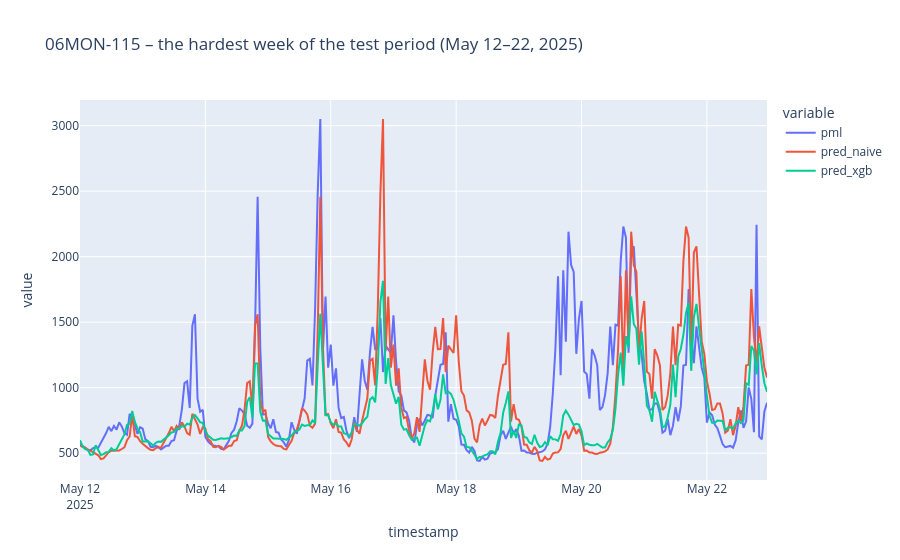

Here is the notebook cell this chart was saved with:
### Code cell
window = one[(one["timestamp"] >= "2025-05-12") & (one["timestamp"] < "2025-05-23")]
px.line(window, x="timestamp", y=[TARGET, "pred_naive", "pred_xgb"],
        title="06MON-115 – the hardest week of the test period (May 12–22, 2025)")

### Figure 1 — Plotly figure (JSON) as saved in the notebook; plotly's stock layout.template omitted (floating-point values rounded to 4 significant figures; data arrays with more than 128 entries replaced by an {"elided": "..."} marker saying what was removed)
{"data": [{"hovertemplate": "variable=pml<br>timestamp=%{x}<br>value=%{y}<extra></extra>", "legendgroup": "pml", "line": {"color": "#636efa", "dash": "solid"}, "marker": {"symbol": "circle"}, "mode": "lines", "name": "pml", "orientation": "v", "showlegend": true, "type": "scatter", "x": {"elided": "264 str values"}, "xaxis": "x", "y": {"elided": "264 float values"}, "yaxis": "y"}, {"hovertemplate": "variable=pred_naive<br>timestamp=%{x}<br>value=%{y}<extra></extra>", "legendgroup": "pred_naive", "line": {"color": "#EF553B", "dash": "solid"}, "marker": {"symbol": "circle"}, "mode": "lines", "name": "pred_naive", "orientation": "v", "showlegend": true, "type": "scatter", "x": {"elided": "264 str values"}, "xaxis": "x", "y": {"elided": "264 float values"}, "yaxis": "y"}, {"hovertemplate": "variable=pred_xgb<br>timestamp=%{x}<br>value=%{y}<extra></extra>", "legendgroup": "pred_xgb", "line": {"color": "#00cc96", "dash": "solid"}, "marker": {"symbol": "circle"}, "mode": "lines", "name": "pred_xgb", "orientation": "v", "showlegend": true, "type": "scatter", "x": {"elided": "264 str values"}, "xaxis": "x", "y": {"elided": "264 float values"}, "yaxis": "y"}], "layout": {"legend": {"title": {"text": "variable"}, "tracegroupgap": 0}, "title": {"text": "06MON-115 – the hardest week of the test period (May 12–22, 2025)"}, "xaxis": {"anchor": "y", "domain": [0, 1], "title": {"text": "timestamp"}}, "yaxis": {"anchor": "x", "domain": [0, 1], "title": {"text": "value"}}}}
